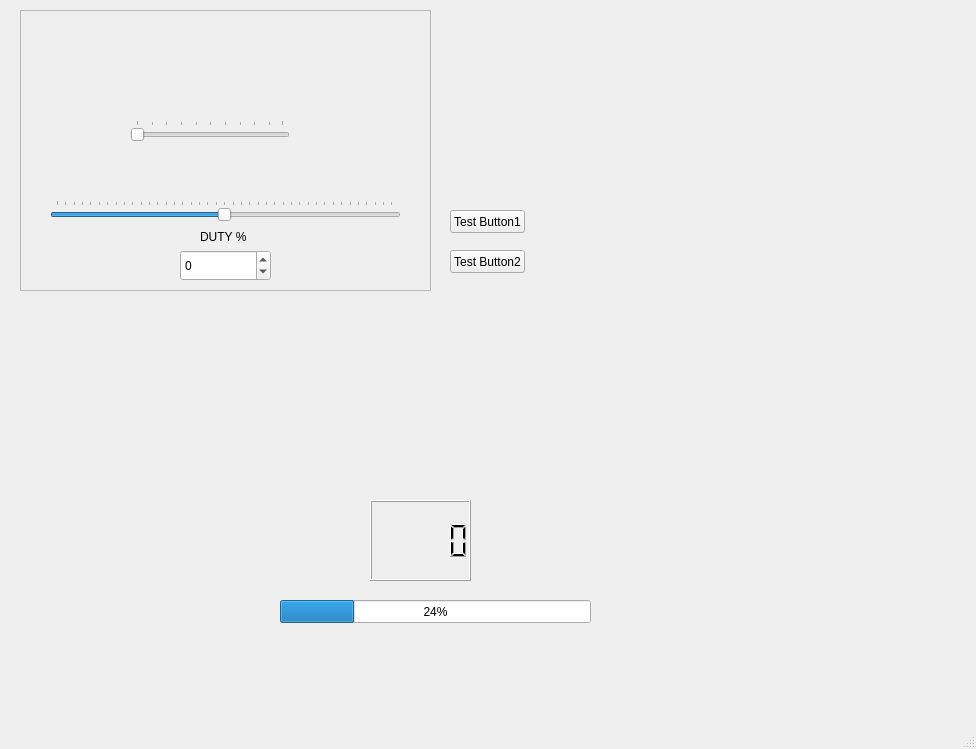
<?xml version="1.0" encoding="UTF-8"?>
<ui version="4.0">
 <class>MainWindow</class>
 <widget class="QMainWindow" name="MainWindow">
  <property name="geometry">
   <rect>
    <x>0</x>
    <y>0</y>
    <width>976</width>
    <height>749</height>
   </rect>
  </property>
  <property name="windowTitle">
   <string>MainWindow</string>
  </property>
  <widget class="QWidget" name="centralwidget">
   <widget class="QPushButton" name="pushButton">
    <property name="geometry">
     <rect>
      <x>450</x>
      <y>210</y>
      <width>75</width>
      <height>23</height>
     </rect>
    </property>
    <property name="text">
     <string>Test Button1</string>
    </property>
   </widget>
   <widget class="QPushButton" name="pushButton_2">
    <property name="geometry">
     <rect>
      <x>450</x>
      <y>250</y>
      <width>75</width>
      <height>23</height>
     </rect>
    </property>
    <property name="text">
     <string>Test Button2</string>
    </property>
   </widget>
   <widget class="QFrame" name="BasicControl">
    <property name="geometry">
     <rect>
      <x>20</x>
      <y>10</y>
      <width>411</width>
      <height>281</height>
     </rect>
    </property>
    <property name="frameShape">
     <enum>QFrame::StyledPanel</enum>
    </property>
    <property name="frameShadow">
     <enum>QFrame::Raised</enum>
    </property>
    <widget class="QSpinBox" name="spinBox">
     <property name="geometry">
      <rect>
       <x>160</x>
       <y>240</y>
       <width>91</width>
       <height>31</height>
      </rect>
     </property>
     <property name="minimum">
      <number>-100</number>
     </property>
     <property name="maximum">
      <number>100</number>
     </property>
     <property name="value">
      <number>0</number>
     </property>
    </widget>
    <widget class="QLabel" name="label">
     <property name="geometry">
      <rect>
       <x>180</x>
       <y>220</y>
       <width>47</width>
       <height>13</height>
      </rect>
     </property>
     <property name="text">
      <string>DUTY %</string>
     </property>
    </widget>
    <widget class="QSlider" name="horizontalSlider">
     <property name="geometry">
      <rect>
       <x>30</x>
       <y>190</y>
       <width>351</width>
       <height>22</height>
      </rect>
     </property>
     <property name="minimum">
      <number>-100</number>
     </property>
     <property name="maximum">
      <number>101</number>
     </property>
     <property name="value">
      <number>0</number>
     </property>
     <property name="sliderPosition">
      <number>0</number>
     </property>
     <property name="orientation">
      <enum>Qt::Horizontal</enum>
     </property>
     <property name="tickPosition">
      <enum>QSlider::TicksAbove</enum>
     </property>
     <property name="tickInterval">
      <number>5</number>
     </property>
    </widget>
    <widget class="QSlider" name="horizontalSlider_2">
     <property name="geometry">
      <rect>
       <x>110</x>
       <y>110</y>
       <width>160</width>
       <height>22</height>
      </rect>
     </property>
     <property name="orientation">
      <enum>Qt::Horizontal</enum>
     </property>
     <property name="tickPosition">
      <enum>QSlider::TicksAbove</enum>
     </property>
    </widget>
   </widget>
   <widget class="QWidget" name="widget" native="true">
    <property name="geometry">
     <rect>
      <x>220</x>
      <y>370</y>
      <width>291</width>
      <height>141</height>
     </rect>
    </property>
   </widget>
   <widget class="QProgressBar" name="progressBar">
    <property name="geometry">
     <rect>
      <x>280</x>
      <y>600</y>
      <width>311</width>
      <height>23</height>
     </rect>
    </property>
    <property name="value">
     <number>24</number>
    </property>
   </widget>
   <widget class="QLCDNumber" name="lcdNumber">
    <property name="geometry">
     <rect>
      <x>370</x>
      <y>500</y>
      <width>101</width>
      <height>81</height>
     </rect>
    </property>
   </widget>
  </widget>
  <widget class="QMenuBar" name="menubar">
   <property name="geometry">
    <rect>
     <x>0</x>
     <y>0</y>
     <width>976</width>
     <height>21</height>
    </rect>
   </property>
  </widget>
  <widget class="QStatusBar" name="statusbar"/>
 </widget>
 <resources/>
 <connections>
  <connection>
   <sender>horizontalSlider</sender>
   <signal>sliderMoved(int)</signal>
   <receiver>spinBox</receiver>
   <slot>setValue(int)</slot>
   <hints>
    <hint type="sourcelabel">
     <x>235</x>
     <y>230</y>
    </hint>
    <hint type="destinationlabel">
     <x>232</x>
     <y>278</y>
    </hint>
   </hints>
  </connection>
  <connection>
   <sender>spinBox</sender>
   <signal>valueChanged(int)</signal>
   <receiver>horizontalSlider</receiver>
   <slot>setValue(int)</slot>
   <hints>
    <hint type="sourcelabel">
     <x>253</x>
     <y>283</y>
    </hint>
    <hint type="destinationlabel">
     <x>203</x>
     <y>228</y>
    </hint>
   </hints>
  </connection>
 </connections>
</ui>
